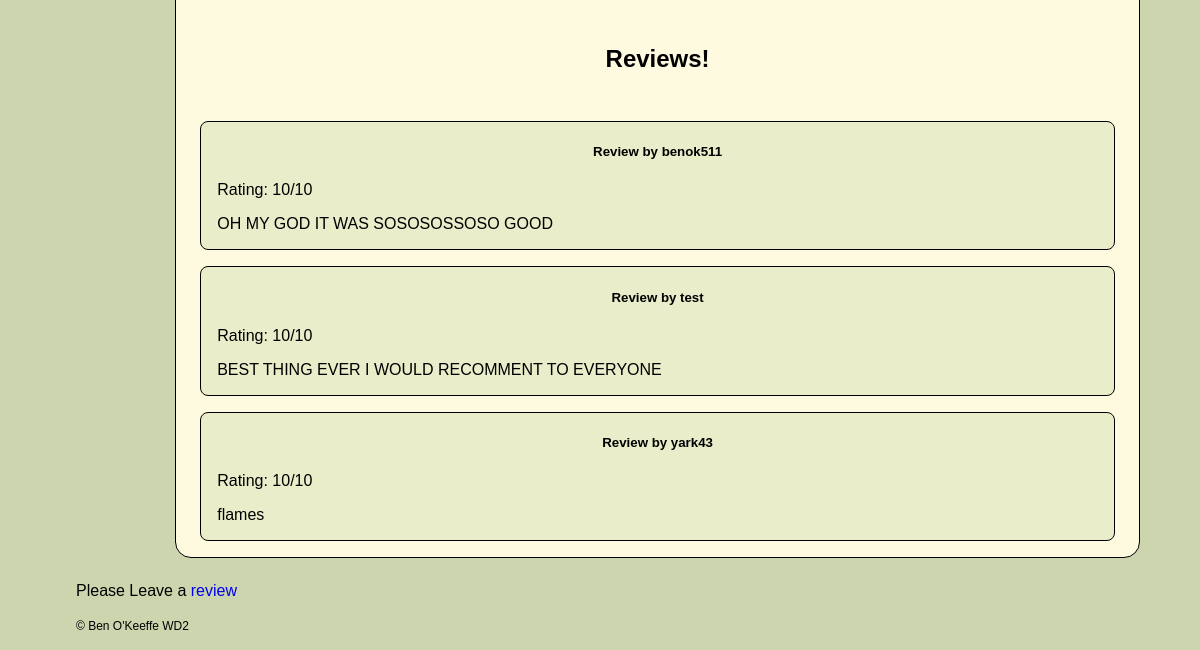
Before: / (lower part) with the older database file.
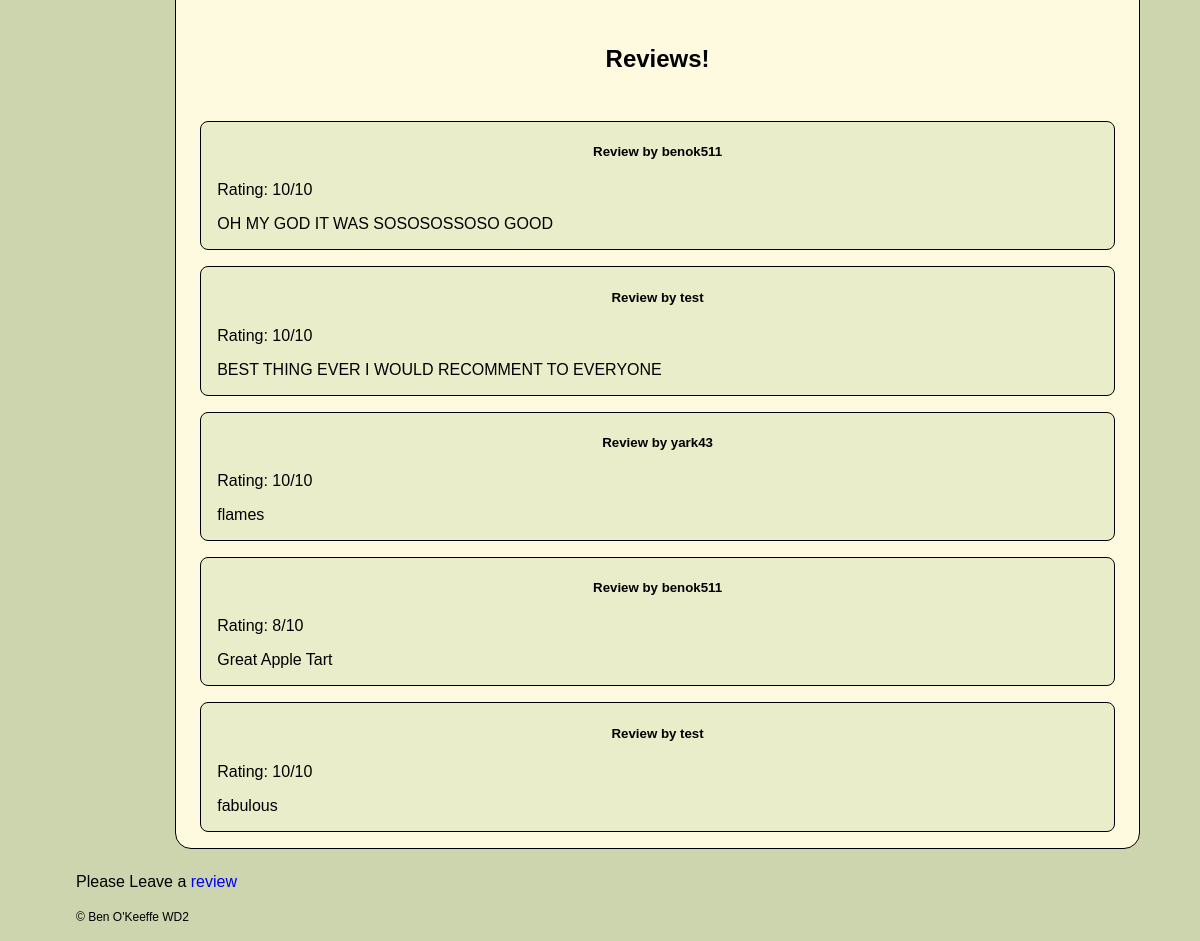
After: the same page with the newer database file.
### tables this page shows
CREATE TABLE reviews (
    review_num INTEGER PRIMARY KEY AUTOINCREMENT,
    user_id TEXT NOT NULL,
    date_sent DATE NOT NULL,
    rating INTEGER NOT NULL,
    details TEXT NOT NULL
);

### app.py (the view)
@app.route('/')
def index():
    db = get_db()
    reviews = db.execute('''SELECT * FROM reviews''').fetchmany(5)
    return render_template('index.html', title = 'Welcome!', reviews = reviews)

### app.py (called while the page is built)
@app.before_request
def load_logged_in_user():
    g.user = session.get('user_id',None)
    g.is_admin = session.get('is_admin',None)

### database.py (called while the page is built)
def get_db():
    if 'db' not in g:
        g.db = sqlite3.connect(DATABASE,
                               detect_types=sqlite3.PARSE_DECLTYPES)
        g.db.row_factory = sqlite3.Row
        return g.db

### templates/index.html (shortened to what this page needs)
{% extends "base.html" %}
{% block main_content %}
<p>To order our delicious treats to your doorstep you must:
{% if reviews %}
<h2>Reviews!</h2>
{% for review in reviews %}
<div class="review">
    <h5>Review by {{review['user_id']}}</h5>
    <p>Rating: {{review['rating']}}/10</p>
    <p>{{review['details']}}</p>
</div>
{%endfor%}
{%endif%}
{%endblock%}

Changed rows visible on the page:
added reviews: user_id "benok511", rating "8", details "Great Apple Tart"
added reviews: user_id "test", rating "10", details "fabulous"
